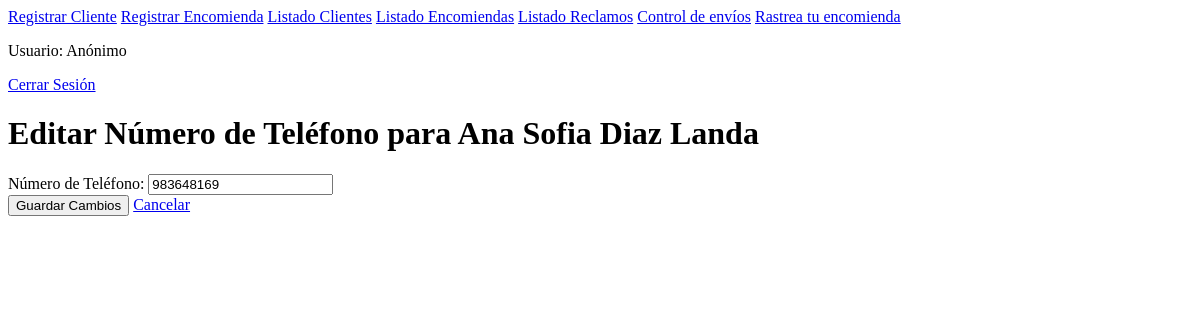
The page /editar-telefono/2/ (signed in) on the database as committed earlier.
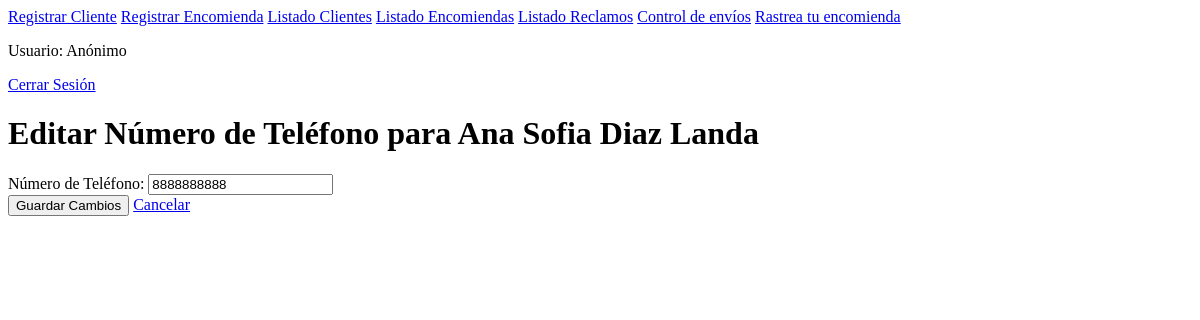
The same page on the database as committed later.
### sistema/models.py (models this page shows, shortened)
class Cliente(models.Model):
    dni = models.CharField(max_length=15)
    nombres = models.CharField(max_length=100)
    apellidos = models.CharField(max_length=100)
    telefono = models.CharField(max_length=15)

### sistema/views.py (the view)
    def wrapper(request, *args, **kwargs):
        if 'empleado_id' not in request.session:
            return redirect('login_empleado')
        return view_func(request, *args, **kwargs)

### sistema/views.py (called while the page is built)
def empleado_requerido(view_func):
    def wrapper(request, *args, **kwargs):
        if 'empleado_id' not in request.session:
            return redirect('login_empleado')
        return view_func(request, *args, **kwargs)
    return wrapper

@empleado_requerido
def editar_telefono_cliente(request, cliente_id):
    cliente = get_object_or_404(Cliente, id=cliente_id)
    if request.method == "POST":
        nuevo_telefono = request.POST.get("telefono")
        cliente.telefono = nuevo_telefono
        cliente.save()
        messages.success(request, "Número de teléfono actualizado con éxito.")
        return redirect('listado_clientes')
    return render(request, 'editar_telefono_cliente.html', {'cliente': cliente})

### sistema/templates/editar_telefono_cliente.html (shortened to what this page needs)
{% extends "layout/base_empleado.html" %}
{% block content %}
<div class="container mt-5">
    <h1>Editar Número de Teléfono para {{ cliente.nombres }} {{ cliente.apellidos }}</h1>
    <form method="POST">
        <div class="form-group">
            <label for="telefono">Número de Teléfono:</label>
            <input type="text" name="telefono" id="telefono" value="{{ cliente.telefono }}" class="form-control" required>
        </div>
        <button type="submit" class="btn btn-success mt-3">Guardar Cambios</button>
        <a href="{% url 'listado_clientes' %}" class="btn btn-secondary mt-3">Cancelar</a>
    </form>
</div>
{% endblock %}

Rows that differ between the two databases and show on the page:
changed Cliente "Ana Sofia": telefono "983648169" → "8888888888"
